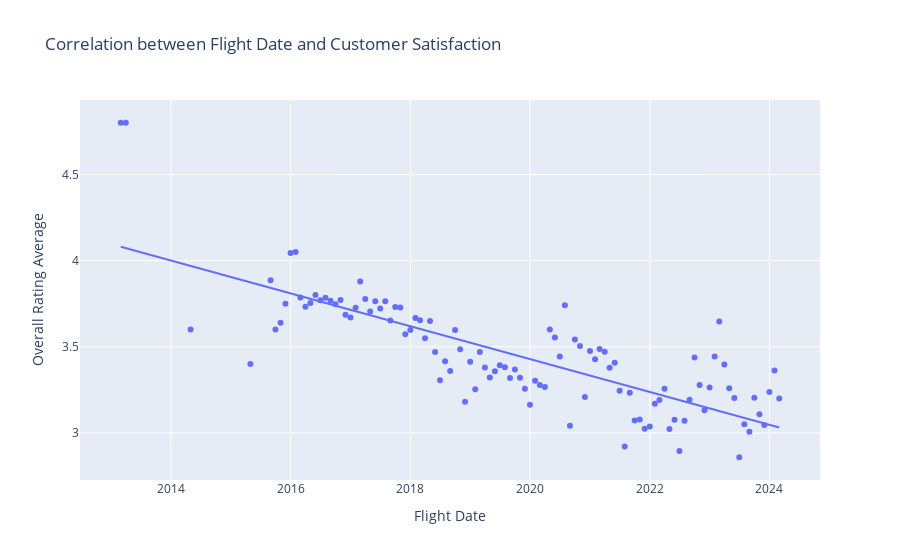

Notebook source saved alongside this figure:
### Code cell
# Convert 'Flight Date' to datetime.datetime
average_ratings_by_date_pd['Flight Date'] = pd.to_datetime(average_ratings_by_date_pd['Flight Date'])

# Create a scatter plot
fig = px.scatter(average_ratings_by_date_pd, x='Flight Date', y='Overall Rating Average', trendline='ols', title='Correlation between Flight Date and Customer Satisfaction')

# Show the plot
fig.show()
